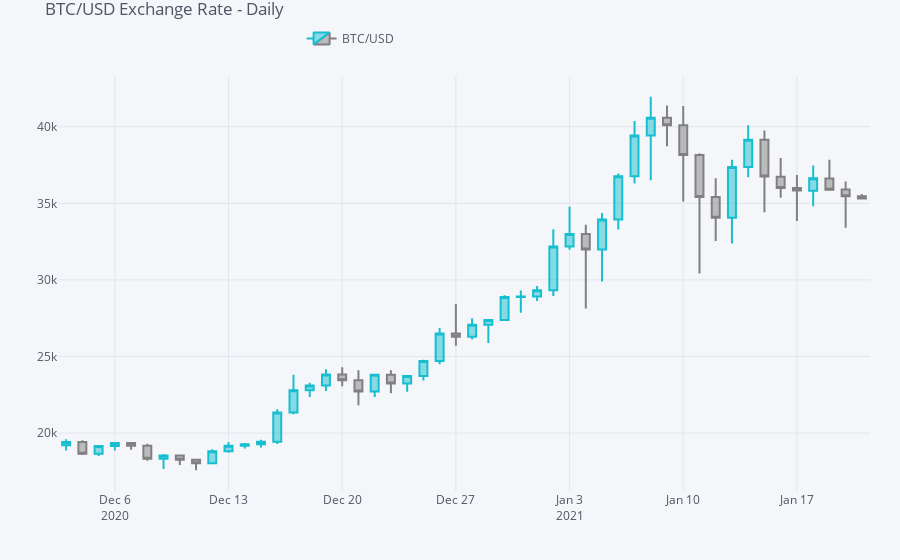

This figure's notebook cell:
### Code cell
plyo.iplot(
    qf.iplot(asFigure=True),
    #image='png',
    #filename='btc_01'
)
